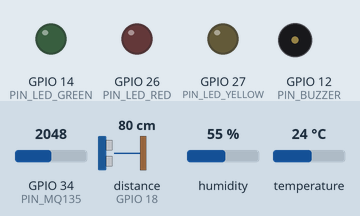
Simulated run of this sketch. Board: ESP32. Parts: output pins drawn as LEDs (lit = HIGH), buzzer (waves = sounding, pin HIGH). The inputs (shaded band) are chosen by the test bench; at power-on: distance to the obstacle (sensor on GPIO 18) 80 cm, GPIO 34 (PIN_MQ135) = 2048, humidity 55 %, temperature 24 °C. The echo pulse lasts 58.3 µs per cm; WiFi joins after 1.5 s; servers stay silent unless stated; no MQTT or app messages arrive unless stated; pins used as bus, display or sensor lines are not drawn; what the sketch prints to the serial monitor is not drawn.

Above: at 2.7 s.
2.8 s: distance to the obstacle (sensor on GPIO 18) set to 19 cm
9.7 s: distance to the obstacle (sensor on GPIO 18) set to 16 cm
At 11.1 s:
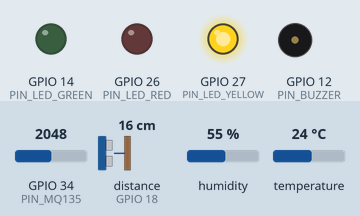
16.6 s: distance to the obstacle (sensor on GPIO 18) set to 12 cm
23.5 s: distance to the obstacle (sensor on GPIO 18) set to 9 cm
At 26.3 s:
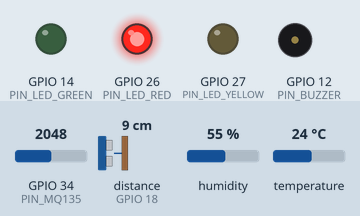
35.6 s: distance to the obstacle (sensor on GPIO 18) set to 18 cm
At 41.4 s:
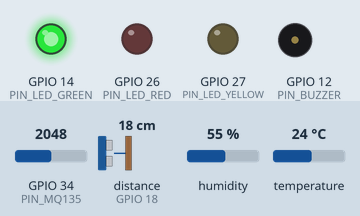
Timing chart, 0 to 42.9 s (numbered marks = the images above; inputs shaded):
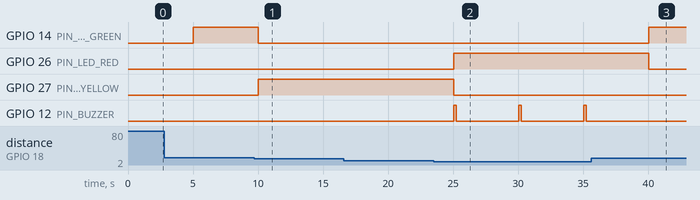

The sketch:

smart_waste_bin.ino
```cpp
/**
 * Smart Waste Management & Bin Level Detection System
 * ESP32 Firmware
 *
 * Hardware:
 * - ESP32 NodeMCU
 * - HC-SR04 Ultrasonic Sensor
 * - DHT11 Temperature & Humidity Sensor (Optional)
 * - MQ-135 Gas Sensor (Optional)
 * - Active Buzzer
 * - 3x Status LEDs (Green, Yellow, Red)
 *
 * Library Dependencies (Install via Library Manager):
 * - PubSubClient by Nick O'Leary
 * - DHT sensor library by Adafruit
 * - Adafruit Unified Sensor by Adafruit
 */

#include <WiFi.h>
#include <PubSubClient.h>
#include "DHT.h"

// --- Hardware Pin Definitions ---
#define PIN_TRIG 5
#define PIN_ECHO 18
#define PIN_DHT 4
#define PIN_MQ135 34
#define PIN_BUZZER 12
#define PIN_LED_GREEN 14
#define PIN_LED_YELLOW 27
#define PIN_LED_RED 26

// --- Sensor Settings ---
#define DHTTYPE DHT11
DHT dht(PIN_DHT, DHTTYPE);

const float BIN_DEPTH_CM = 30.0; // Total height of the bin from sensor to bottom (calibrate as needed)
const float FULL_THRESHOLD_CM = 5.0; // Distance at which bin is considered 100% full

// --- Wi-Fi & MQTT Configuration ---
const char* ssid = "Your_SSID";           // Replace with your Wi-Fi SSID
const char* password = "Your_Password";   // Replace with your Wi-Fi Password
const char* mqtt_server = "broker.hivemq.com"; // Public MQTT Broker
const int mqtt_port = 1883;
const char* client_id = "SmartWasteBin_Node1";

WiFiClient espClient;
PubSubClient client(espClient);

// Timing variables
unsigned long lastMsgTime = 0;
const long intervalMs = 5000; // Publish interval (5 seconds)

// --- Helper Functions ---

// Connect to Wi-Fi
void setup_wifi() {
  delay(10);
  Serial.println();
  Serial.print("Connecting to Wi-Fi SSID: ");
  Serial.println(ssid);

  WiFi.begin(ssid, password);

  while (WiFi.status() != WL_CONNECTED) {
    delay(500);
    Serial.print(".");
  }

  Serial.println("");
  Serial.println("Wi-Fi connected successfully!");
  Serial.print("IP address: ");
  Serial.println(WiFi.localIP());
}

// Reconnect to MQTT Broker
void reconnect_mqtt() {
  while (!client.connected()) {
    Serial.print("Attempting MQTT connection...");
    if (client.connect(client_id)) {
      Serial.println("connected");
      // Subscribe to topics here if we want to receive commands
      // client.subscribe("smartbin/node1/cmd");
    } else {
      Serial.print("failed, rc=");
      Serial.print(client.state());
      Serial.println(" try again in 5 seconds");
      delay(5000);
    }
  }
}

// Read Distance from HC-SR04 Ultrasonic Sensor
float readDistance() {
  digitalWrite(PIN_TRIG, LOW);
  delayMicroseconds(2);

  digitalWrite(PIN_TRIG, HIGH);
  delayMicroseconds(10);
  digitalWrite(PIN_TRIG, LOW);

  long duration = pulseIn(PIN_ECHO, HIGH, 30000); // 30ms timeout
  if (duration == 0) {
    return -1.0; // Timeout or sensor issue
  }

  // Speed of sound: 343 m/s = 0.0343 cm/us
  float distance = (duration * 0.0343) / 2.0;
  return distance;
}

// Update local indicators (LEDs and Buzzer)
void updateIndicators(float fillPercentage) {
  if (fillPercentage < 0.0) {
    // Sensor error: Blink all LEDs as a warning
    digitalWrite(PIN_LED_GREEN, HIGH);
    digitalWrite(PIN_LED_YELLOW, HIGH);
    digitalWrite(PIN_LED_RED, HIGH);
    return;
  }

  if (fillPercentage < 50.0) {
    // Empty / Low Level (Green)
    digitalWrite(PIN_LED_GREEN, HIGH);
    digitalWrite(PIN_LED_YELLOW, LOW);
    digitalWrite(PIN_LED_RED, LOW);
    digitalWrite(PIN_BUZZER, LOW);
  }
  else if (fillPercentage >= 50.0 && fillPercentage < 80.0) {
    // Half-Full Level (Yellow)
    digitalWrite(PIN_LED_GREEN, LOW);
    digitalWrite(PIN_LED_YELLOW, HIGH);
    digitalWrite(PIN_LED_RED, LOW);
    digitalWrite(PIN_BUZZER, LOW);
  }
  else {
    // Full / Critical Level (Red + Buzzer alarm)
    digitalWrite(PIN_LED_GREEN, LOW);
    digitalWrite(PIN_LED_YELLOW, LOW);
    digitalWrite(PIN_LED_RED, HIGH);

    // Buzz alert
    digitalWrite(PIN_BUZZER, HIGH);
    delay(200);
    digitalWrite(PIN_BUZZER, LOW);
  }
}

// --- Arduino Setup and Loop ---

void setup() {
  Serial.begin(115200);

  // Pins Configuration
  pinMode(PIN_TRIG, OUTPUT);
  pinMode(PIN_ECHO, INPUT);
  pinMode(PIN_BUZZER, OUTPUT);
  pinMode(PIN_LED_GREEN, OUTPUT);
  pinMode(PIN_LED_YELLOW, OUTPUT);
  pinMode(PIN_LED_RED, OUTPUT);
  pinMode(PIN_MQ135, INPUT);

  // Turn off indicators initially
  digitalWrite(PIN_LED_GREEN, LOW);
  digitalWrite(PIN_LED_YELLOW, LOW);
  digitalWrite(PIN_LED_RED, LOW);
  digitalWrite(PIN_BUZZER, LOW);

  // Initialize DHT Sensor
  dht.begin();

  // Configure MQTT
  setup_wifi();
  client.setServer(mqtt_server, mqtt_port);
}

void loop() {
  if (!client.connected()) {
    reconnect_mqtt();
  }
  client.loop();

  unsigned long now = millis();
  if (now - lastMsgTime > intervalMs) {
    lastMsgTime = now;

    // 1. Measure Distance & Compute Level
    float distance = readDistance();
    float fillPercentage = 0.0;
    String status = "Unknown";

    if (distance >= 0.0) {
      // Constrain distance to range
      float adjustedDistance = distance;
      if (adjustedDistance > BIN_DEPTH_CM) adjustedDistance = BIN_DEPTH_CM;
      if (adjustedDistance < FULL_THRESHOLD_CM) adjustedDistance = FULL_THRESHOLD_CM;

      // Calculate fill level percentage
      fillPercentage = ((BIN_DEPTH_CM - adjustedDistance) / (BIN_DEPTH_CM - FULL_THRESHOLD_CM)) * 100.0;

      if (fillPercentage < 50.0) {
        status = "Empty";
      } else if (fillPercentage >= 50.0 && fillPercentage < 80.0) {
        status = "Half Full";
      } else {
        status = "Full";
      }
    } else {
      Serial.println("Error reading ultrasonic sensor!");
      status = "Error";
    }

    // 2. Read environmental sensors
    float temperature = dht.readTemperature();
    float humidity = dht.readHumidity();
    if (isnan(temperature)) temperature = 0.0;
    if (isnan(humidity)) humidity = 0.0;

    // Read analog MQ-135 sensor (0 - 4095)
    int gasRaw = analogRead(PIN_MQ135);
    float gasPpm = (gasRaw / 4095.0) * 100.0; // Scaled to a percentage for simplicity

    // 3. Update Local Indicators
    updateIndicators(fillPercentage);

    // 4. Print telemetry to Serial Monitor
    Serial.printf("Distance: %.2f cm | Fill: %.1f%% | Status: %s | Temp: %.1fC | Hum: %.1f%% | Gas: %.1f%%\n",
                  distance, fillPercentage, status.c_str(), temperature, humidity, gasPpm);

    // 5. Construct JSON Payload and Publish to MQTT
    char payload[256];
    snprintf(payload, sizeof(payload),
             "{\"bin_id\":\"bin_node_1\",\"distance\":%.1f,\"fill_percentage\":%.1f,\"status\":\"%s\",\"temp\":%.1f,\"humidity\":%.1f,\"gas_level\":%.1f}",
             distance, fillPercentage, status.c_str(), temperature, humidity, gasPpm);

    // Publish to telemetry topic
    client.publish("smartbin/node1/data", payload);

    // Publish direct alert when full
    if (fillPercentage >= 80.0) {
      char alertPayload[128];
      snprintf(alertPayload, sizeof(alertPayload), "{\"bin_id\":\"bin_node_1\",\"alert\":\"Bin Nearly Full! Please Dispatch Pickup.\",\"fill_percentage\":%.1f}", fillPercentage);
      client.publish("smartbin/node1/alert", alertPayload);
    }
  }
}

/*
 * NOTE: For long-term battery deployment, deep sleep should be used.
 * You can replace the standard loop with:
 *
 * void enterDeepSleep() {
 *   Serial.println("Entering deep sleep for 15 minutes...");
 *   esp_sleep_enable_timer_wakeup(15ULL * 60ULL * 1000000ULL); // 15 mins in microseconds
 *   esp_deep_sleep_start();
 * }
 */
```

Measured:
- the behaviour switches between 18 and 17 cm on distance to the obstacle (sensor on GPIO 18) (found by bisection; images 0 and 1)
- the behaviour switches between 11 and 10 cm on distance to the obstacle (sensor on GPIO 18) (found by bisection; images 1 and 2)
- after the input at 9.7 s, GPIO 14 (PIN_LED_GREEN): HIGH → LOW after 0.33 s; GPIO 27 (PIN_LED_YELLOW): LOW → HIGH after 0.33 s
- after the input at 16.6 s, every drawn part: stays the same
- after the input at 23.5 s, GPIO 26 (PIN_LED_RED): LOW → HIGH after 1.5 s; GPIO 27 (PIN_LED_YELLOW): HIGH → LOW after 1.5 s; GPIO 12 (PIN_BUZZER): alternates HIGH for 0.20 s and LOW for 4.8 s, starting after 1.5 s
- after the input at 35.6 s, GPIO 14 (PIN_LED_GREEN): LOW → HIGH after 4.4 s; GPIO 26 (PIN_LED_RED): HIGH → LOW after 4.4 s; GPIO 12 (PIN_BUZZER): stays LOW (without the input it goes to HIGH after 4.4 s)
